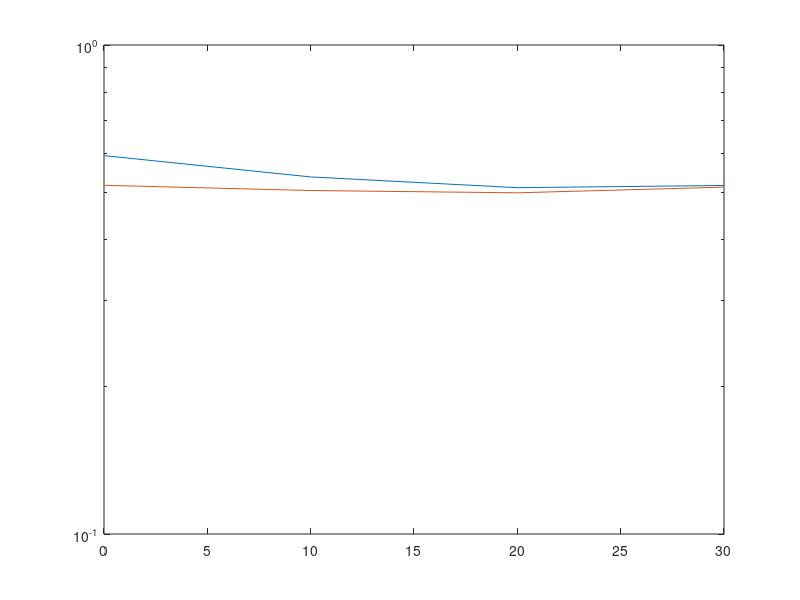

The MATLAB script that drew this image:
clear all;
snrdb = [0  10  20  30];
for k = 1 : length(snrdb)
    SNR=10^(snrdb(k)/10);
    ct=10000;

    sum1=0;
    sum2=0;
    for i = 1 : ct
        s = randsrc(1, 1, [3 1 -1 -3]);
        h1 = randn(1,1);
        h2 = randn(1,1);
        h3 = randn(1,1);
        n = randn(1,1)/sqrt(SNR);

        y1 = h1 * s+ h2 * s + n;
        y2 = abs(h1) * s + abs(h2) * s + abs(h3) * s + n;
        %y3 = h1^2.1 * s + h2^2.1 * s + n;

        prio_est1 =y1/(h1+h2);%first step of detection 
        prio_est2 = y2/(abs(h1)  + abs(h2) + abs(h3));
        
        est1 = sign(prio_est1); %second step
        est2 = sign(prio_est2);

        if est1 ~= s
            sum1 = sum1+1;
        end
        if est2 ~= s
            sum2 = sum2+1;
        end
    end

    p1(k)= sum1/ct;
    p2(k) = sum2/ct;
end
semilogy(snrdb,p1,snrdb,p2)